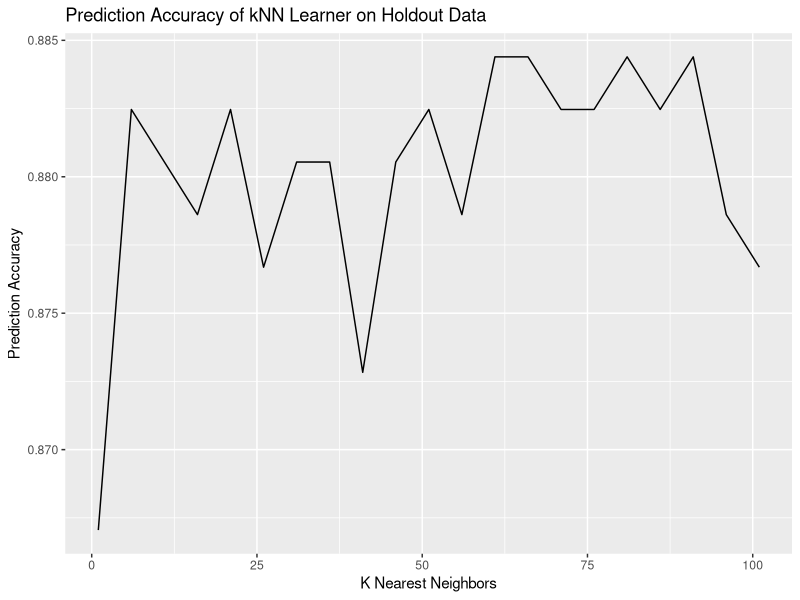

Write R code to recreate this figure.
## ---- chunk 1
library(tidyverse)
library(caret)
## ---- chunk 2
data <- read_csv("data/anes_pilot_2020ets_csv.csv")

head(data)
## ---- chunk 3
data_clean <- data %>%
  select(viol2a, fttrump1:ftdemocraticparty, econnow:ineqinc1a) # select relevant variables

data_clean[data_clean == 999] <- NA #replace "999" ("I don't know" responses) with NAs

data_clean <- data_clean %>%
  na.omit() %>% #remove rows with NAs
  mutate(violence_ok = as.factor(if_else(viol2a == 1, 0, 1))) %>% #convert original variable to binary response, as described above
  select(-viol2a, -billtax2, -guarinc2, -freemkt2, -freemkt3, -govsize2, -govsize3, -regulate2) #drop some columns
## ---- chunk 4
set.seed(1414)

sample <- sample(nrow(data_clean), nrow(data_clean)*.8) #choose rows from data_clean to sample
training <- data_clean[sample,] #save those rows as training
testing <- data_clean[-sample,] #add all the other rows to testing

training %>%
  count(violence_ok) #about 65% of respondents condone some level of political violence
## ---- chunk 5
fitControl <- trainControl(method = "cv",
             number = 10)
## ---- chunk 6
logit_fit <- train(violence_ok ~ ., #regress violence_ok onto all other predictors, which is what the "." means
                   method = "glm",
                   family = "binomial",  #method and family here specify a logit model
                  data = training, #using our training data
                  trControl = fitControl) #add our macro parameters

logit_fit

## ---- chunk 7
1 - sum(abs((as.numeric(predict(logit_fit, testing)) - 1) - (as.numeric(testing$violence_ok) - 1))) / nrow(testing)
## ---- chunk 8
elastic_fit <- train(violence_ok ~ ., #same as before
                   method = "glmnet", #specify the model type here
                   data = training, #same as before
                  #tuneLength = 10 # You can use this argument to test more options of hyperparameter values
                  trControl = fitControl) #same as before

elastic_fit

elastic_fit$results %>%
  arrange(-Accuracy) #order by the most accurate models

## ---- chunk 9
#Set Range of hyperparameters alpha and lambda. expand.grid creates a DF with a row for each unique combination of hyperparameter values.

elastic_grid <- expand.grid(.alpha = seq(0, 1, .2),
                            .lambda = c(.001, .1, 1))


elasticFunction <- function(row) { #function to train the model. This is basically the same as above, but only runs 1 set of hyperparameter values at a time.
  train(violence_ok ~ .,
                   method = "glmnet",
                   data = training, 
                   trControl = fitControl,
                   tuneGrid = elastic_grid[row,])
}

###This next step will probably take a few minutes for your computer to run!!
elastic_models <- map(1:nrow(elastic_grid), elasticFunction) #run the above function for each set of hyperparameter values and save results as a list

elastic_accuracy <- c() # create an empty vector to store the results of the accuracy test below

for (i in 1:length(elastic_models)){ #"for loop" to take each model, generate predictions, compare them to the true values, and save the results

elastic_accuracy[i] <- 1 - sum(abs((as.numeric(predict(elastic_models[i], testing)[[1]]) - 1) - (as.numeric(testing$violence_ok) - 1))) / nrow(testing)
  
}

## Results
cbind(as.data.frame(elastic_accuracy), elastic_grid) %>%
  arrange(-elastic_accuracy)
## ---- chunk 10
x_scaled <- data_clean %>%
  select(-violence_ok) %>%
  scale() %>%
  as.data.frame()

data_knn <- cbind(data_clean$violence_ok, x_scaled) %>%
  rename(violence_ok = `data_clean$violence_ok`)

training_knn <- data_knn[sample,] #save those rows as training
testing_knn <- data_knn[-sample,]

## ---- chunk 11
knn_grid <- expand.grid(k = seq(1, 100, 5)) 

knn_fit <- train(violence_ok ~ .,
                   method = "knn",
                   data = training_knn, 
                   trControl = fitControl,
                   tuneGrid = knn_grid) #add tuneGrid to put in the range of k values we jjust created

knn_fit
## ---- chunk 12
knnFunction <- function(k) { #function to train the model. This is basically the same as above, but only runs 1 k value at a time.
  
  knn_grid <- expand.grid(k = k)
  
  train(violence_ok ~ .,
                   method = "knn",
                   data = training_knn, 
                   trControl = fitControl,
                   tuneGrid = knn_grid)
}

knn_models <- map(seq(1, 101, 5), knnFunction) #run the above function for each k value and save results as a list

test_accuracy <- c() # create an empty vector to store the results of the accuracy test below

for (i in 1:length(knn_models)){ #for loop to take each model, generate predictions, compare them to the true values, and save the results

test_accuracy[i] <- 1 - sum(abs((as.numeric(predict(knn_models[i], testing_knn)[[1]]) - 1) - (as.numeric(testing_knn$violence_ok) - 1))) / nrow(testing_knn)
  
}

##Plot Results
as.data.frame(test_accuracy) %>% #save the results as a dataframe
  mutate(k = seq(1, 101, 5)) %>% #add the k values as a column
  ggplot(aes(k, test_accuracy)) +
  geom_line() +
  labs(x = "K Nearest Neighbors",
       y = "Prediction Accuracy",
       title = "Prediction Accuracy of kNN Learner on Holdout Data")
